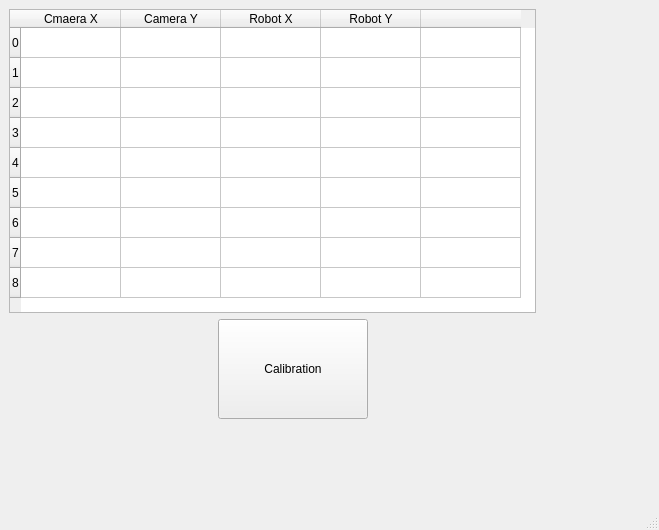
<?xml version="1.0" encoding="UTF-8"?>
<ui version="4.0">
 <class>MainWindow</class>
 <widget class="QMainWindow" name="MainWindow">
  <property name="geometry">
   <rect>
    <x>0</x>
    <y>0</y>
    <width>659</width>
    <height>530</height>
   </rect>
  </property>
  <property name="windowTitle">
   <string>MainWindow</string>
  </property>
  <widget class="QWidget" name="centralwidget">
   <layout class="QHBoxLayout" name="horizontalLayout_4">
    <item>
     <layout class="QHBoxLayout" name="horizontalLayout_3">
      <item>
       <layout class="QVBoxLayout" name="verticalLayout">
        <item>
         <layout class="QHBoxLayout" name="horizontalLayout">
          <item>
           <widget class="QTableWidget" name="tableWidget">
            <property name="sizePolicy">
             <sizepolicy hsizetype="Preferred" vsizetype="Preferred">
              <horstretch>0</horstretch>
              <verstretch>0</verstretch>
             </sizepolicy>
            </property>
            <property name="sizeAdjustPolicy">
             <enum>QAbstractScrollArea::AdjustToContents</enum>
            </property>
            <row>
             <property name="text">
              <string>0</string>
             </property>
            </row>
            <row>
             <property name="text">
              <string>1</string>
             </property>
            </row>
            <row>
             <property name="text">
              <string>2</string>
             </property>
            </row>
            <row>
             <property name="text">
              <string>3</string>
             </property>
            </row>
            <row>
             <property name="text">
              <string>4</string>
             </property>
            </row>
            <row>
             <property name="text">
              <string>5</string>
             </property>
            </row>
            <row>
             <property name="text">
              <string>6</string>
             </property>
            </row>
            <row>
             <property name="text">
              <string>7</string>
             </property>
            </row>
            <row>
             <property name="text">
              <string>8</string>
             </property>
            </row>
            <column>
             <property name="text">
              <string>Cmaera X</string>
             </property>
            </column>
            <column>
             <property name="text">
              <string>Camera Y</string>
             </property>
            </column>
            <column>
             <property name="text">
              <string>Robot X</string>
             </property>
            </column>
            <column>
             <property name="text">
              <string>Robot Y</string>
             </property>
            </column>
            <column>
             <property name="text">
              <string> </string>
             </property>
            </column>
           </widget>
          </item>
          <item>
           <spacer name="horizontalSpacer">
            <property name="orientation">
             <enum>Qt::Horizontal</enum>
            </property>
            <property name="sizeHint" stdset="0">
             <size>
              <width>40</width>
              <height>20</height>
             </size>
            </property>
           </spacer>
          </item>
         </layout>
        </item>
        <item>
         <layout class="QVBoxLayout" name="verticalLayout_2">
          <item>
           <layout class="QHBoxLayout" name="horizontalLayout_2">
            <item>
             <spacer name="horizontalSpacer_2">
              <property name="orientation">
               <enum>Qt::Horizontal</enum>
              </property>
              <property name="sizeHint" stdset="0">
               <size>
                <width>40</width>
                <height>20</height>
               </size>
              </property>
             </spacer>
            </item>
            <item>
             <widget class="QPushButton" name="pushButton">
              <property name="sizePolicy">
               <sizepolicy hsizetype="Fixed" vsizetype="Fixed">
                <horstretch>0</horstretch>
                <verstretch>0</verstretch>
               </sizepolicy>
              </property>
              <property name="minimumSize">
               <size>
                <width>150</width>
                <height>100</height>
               </size>
              </property>
              <property name="text">
               <string>Calibration</string>
              </property>
              <property name="autoRepeat">
               <bool>false</bool>
              </property>
              <property name="autoDefault">
               <bool>false</bool>
              </property>
              <property name="flat">
               <bool>false</bool>
              </property>
             </widget>
            </item>
            <item>
             <spacer name="horizontalSpacer_3">
              <property name="orientation">
               <enum>Qt::Horizontal</enum>
              </property>
              <property name="sizeHint" stdset="0">
               <size>
                <width>40</width>
                <height>20</height>
               </size>
              </property>
             </spacer>
            </item>
           </layout>
          </item>
          <item>
           <spacer name="verticalSpacer">
            <property name="orientation">
             <enum>Qt::Vertical</enum>
            </property>
            <property name="sizeHint" stdset="0">
             <size>
              <width>20</width>
              <height>40</height>
             </size>
            </property>
           </spacer>
          </item>
         </layout>
        </item>
       </layout>
      </item>
      <item>
       <spacer name="horizontalSpacer_4">
        <property name="orientation">
         <enum>Qt::Horizontal</enum>
        </property>
        <property name="sizeHint" stdset="0">
         <size>
          <width>40</width>
          <height>20</height>
         </size>
        </property>
       </spacer>
      </item>
     </layout>
    </item>
   </layout>
  </widget>
  <widget class="QMenuBar" name="menubar">
   <property name="geometry">
    <rect>
     <x>0</x>
     <y>0</y>
     <width>659</width>
     <height>28</height>
    </rect>
   </property>
  </widget>
  <widget class="QStatusBar" name="statusbar"/>
 </widget>
 <resources/>
 <connections/>
</ui>
